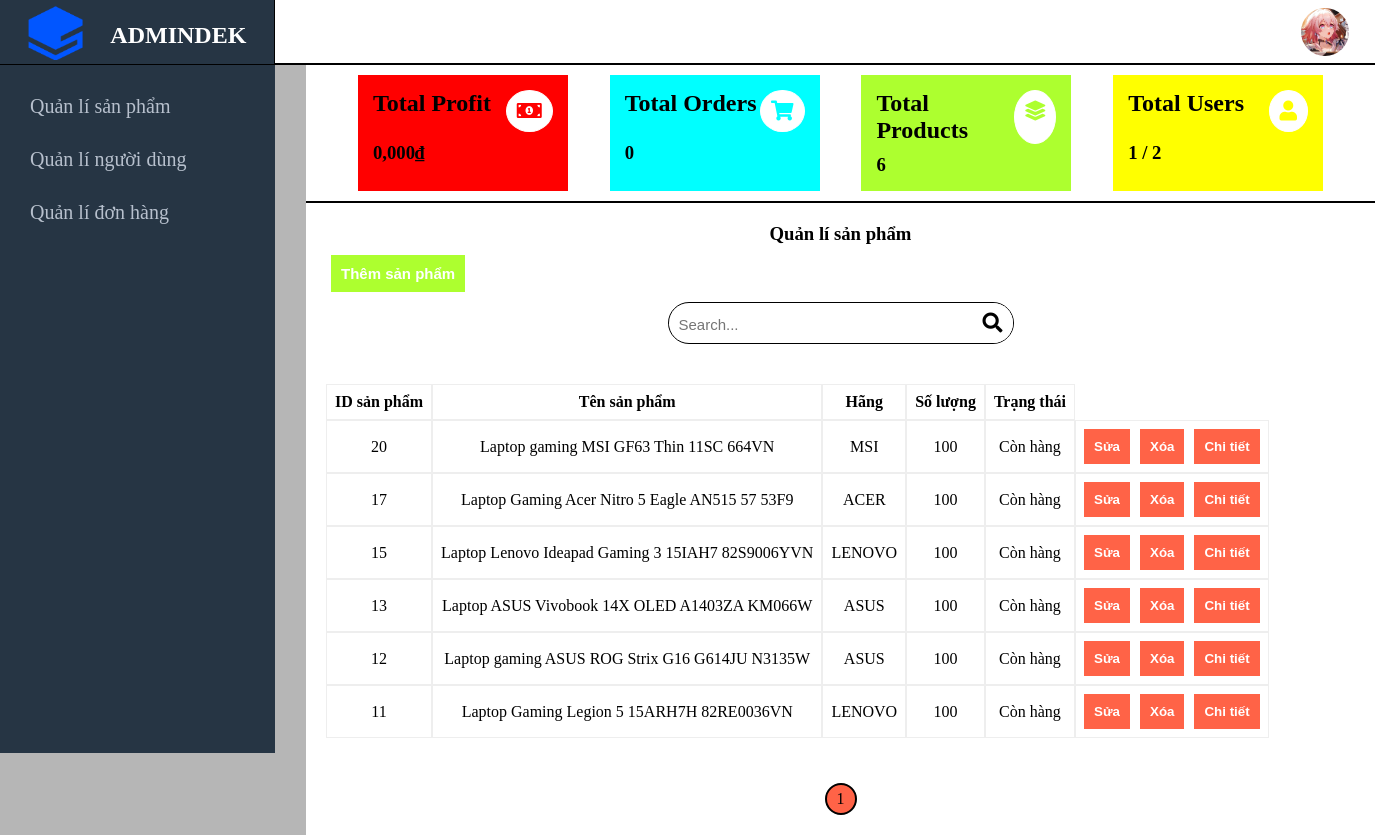
The page /admin.php?type=manager_product (signed in) on the database its author committed.
### tables this page shows
CREATE TABLE `product` (
  `id` int(11) NOT NULL,
  `name` varchar(200) NOT NULL,
  `image` text DEFAULT NULL,
  `quantity` text DEFAULT NULL,
  `price` float(10,3) DEFAULT 0.000,
  `sale_price` float(10,3) DEFAULT 0.000,
  `id_hang` int(11) DEFAULT NULL,
  `category` text NOT NULL,
  `cpu` text DEFAULT NULL,
  `ram` text DEFAULT NULL,
  `o_cung` text DEFAULT NULL,
  `card_do_hoa` text DEFAULT NULL,
  `trong_luong` text DEFAULT NULL,
  `mau_sac` text DEFAULT NULL,
  `kich_thuoc` text DEFAULT NULL,
  `status` tinyint(4) NOT NULL DEFAULT 1
);

CREATE TABLE `hang` (
  `id` int(11) NOT NULL,
  `name` varchar(200) NOT NULL,
  `image` text DEFAULT NULL
);

### manager_product.php (the view, shortened to what this page needs)
<?php
$sql = "SELECT * FROM product";
$result = mysqli_query($conn, $sql);
$total_table = mysqli_num_rows($result);
$limit = 30;
$cr_page = (isset($_GET['page']) ? $_GET['page'] : 1);
$page = ceil($total_table / $limit);
$start = ($cr_page - 1) * $limit;
$result = mysqli_query($conn, "SELECT product.*, hang.name AS 'name_hang' FROM product JOIN hang ON product.id_hang = hang.id ORDER BY product.id DESC LIMIT $start, $limit");
?>
<!DOCTYPE html>
<html lang="vn">
<head>
    <link rel="stylesheet" href="./Css/styles.css">
    <link rel="stylesheet" href="./Css/responsive_home.css">
</head>
<body>
    <div class="manager_product_frame">
        <div class="title_manager_product">
            <h3>Quản lí sản phẩm</h3>
        </div>
        <div class="operation_product">
            <div class="button_add_product">
                <button><a href="admin.php?type=add_product">Thêm sản phẩm</a></button>
            </div>
            <div class="frame_search_product">
                <div class="search_product">
                    <form action="" id="search_box" method="POST" role="form">
                        <input class="search_text" id="search_text" name="searchss" type="text" placeholder="Search...">
                        <button class="search_submit" id="search_submit" type="submit"><i class="fas fa-search"></i></button>
                    </form>
                </div>
            </div>
        </div>
        <div class="manager_product">
            <table>
                <thead>
                    <tr>
                        <th>ID sản phẩm</th>
                        <th>Tên sản phẩm </th>
                        <th>Hãng</th>
                        <th>Số lượng</th>
                        <th>Trạng thái</th>
                    </tr>
                </thead>
                <tbody>
                    <?php foreach ($result as $pro) : ?>
                        <tr>
                            <td style="text-align: center;"><?php echo $pro['id'] ?></td>
                            <td style="text-align: center;"><?php echo $pro['name'] ?></td>
                            <td style="text-align: center;"><?php echo $pro['name_hang'] ?></td>
                            <td style="text-align: center;"><?php echo $pro['quantity'] ?></td>
                            <?php if ($pro['status'] == 1) { ?>
                                <td style="text-align: center;">Còn hàng</td>
                            <?php } else { ?>
                                <td style="text-align: center;">Hết hàng</td>
                            <?php } ?>
                            <td class="button_fdd">
                                <button class="button_fixed"><a href="admin.php?type=fixed_product&id=<?php echo $pro['id'] ?>">Sửa</a></button>
                                <button class="button_delete"><a href="remove_product.php?id=<?php echo $pro['id'] ?>">Xóa</a></button>
                                <button class="button_details"><a href="product_detail.php?id=<?php echo $pro['id'] ?>">Chi tiết</a></button>
                            </td>
                        </tr>
                    <?php endforeach; ?>
                </tbody>
            </table>
            <div class="page_number">
                <div class="number">
                    <ul>
                        <?php for ($i = 1; $i <= $page; $i++) { ?>
                            <li class="number1 <?php echo (($cr_page == $i) ? 'active' : '') ?>"><a href="admin.php?type=manager_product&page=<?php echo $i ?>"><?php echo $i ?></a></li>
                        <?php } ?>
                    </ul>
                </div>
            </div>
        </div>
    </div>
</body>
</html>

### Css/styles.css (style rules this page uses)
* { box-sizing: border-box; margin: 0; padding: 0; }
html body { background-color: #b6b6b6; overflow-y: scroll; flex-grow: 1; }
.fa-search, .fa-shopping-cart { font-size: 20px; }
#search_box { background: white; border-radius: 30px; margin-top: 10px; }
#search_text { padding: 15px 15px; border: none; outline: none; border-radius: 50%; width: 500px; font-size: 15px; }
#search_submit { border: none; padding: 15px; border-radius: 50%; background: white; }
.content_type, .content_laptop, .page_number { display: flex; justify-content: center; align-items: center; }
.page_number { margin-top: 25px; }
.page_number .number ul { display: flex; }
.page_number .number ul li a { text-decoration: none; color: black; font-size: 16px; }
.page_number .number ul li { border: 2px solid black; margin: 10px; border-radius: 30px; list-style: none; padding: 5px 10px; }
.page_number .active { background-color: tomato; }
.manager_product_frame .manager_product table { box-sizing: border-box; border-collapse: separate; border-spacing: 0; padding: 10px; margin-left: 0px; }
.manager_product_frame .manager_product table tr th { border: 2px solid #eeeeee; box-sizing: border-box; border-style: solid; border-width: 1px; padding: 8px; }
.manager_product_frame .manager_product table tr td { border: 2px solid #eeeeee; box-sizing: border-box; border-style: solid; border-width: 1px; padding: 8px; }
.manager_product_frame .manager_product button { padding: 10px; background-color: tomato; border: none; font-weight: 600; cursor: pointer; }
.manager_product_frame .manager_product button a { color: white; text-decoration: none; }
.manager_product_frame .manager_product .button_fdd { display: flex; }
.manager_product_frame .manager_product .button_fixed, .manager_product_frame .manager_product .button_delete { margin-right: 10px; }
.manager_product_frame { background-color: white; padding: 10px; height: 100%; }
.manager_product_frame .title_manager_product h3 { text-align: center; padding: 10px; }
.manager_product_frame .button_add_product button { padding: 10px; margin-left: 15px; margin-right: 15px; background-color: greenyellow; border: none; font-size: 15px; font-weight: 600; }
.manager_product_frame .button_add_product button a { text-decoration: none; color: white; }
.manager_product_frame .operation_product .frame_search_product { display: flex; justify-content: center; align-items: center; }
.manager_product_frame .operation_product { padding-bottom: 30px; }
.manager_product_frame .operation_product #search_box { border: 1px solid black; border-radius: 30px; }
.manager_product_frame .search_product #search_text { padding: 10px 10px; outline: none; width: 300px; font-size: 15px; border: none; border-radius: 50%; }
.manager_product_frame .search_product #search_submit { border: none; padding: 10px 10px; background: white; border-radius: 50%; font-size: 15px; }

### rows shown on the page
product: id "20", name "Laptop gaming MSI GF63 Thin 11SC 664VN", id_hang.name "MSI", quantity "100", status "Còn hàng"
product: id "17", name "Laptop Gaming Acer Nitro 5 Eagle AN515 57 53F9", id_hang.name "ACER", quantity "100", status "Còn hàng"
product: id "15", name "Laptop Lenovo Ideapad Gaming 3 15IAH7 82S9006YVN", id_hang.name "LENOVO", quantity "100", status "Còn hàng"
product: id "13", name "Laptop ASUS Vivobook 14X OLED A1403ZA KM066W", id_hang.name "ASUS", quantity "100", status "Còn hàng"
product: id "12", name "Laptop gaming ASUS ROG Strix G16 G614JU N3135W", id_hang.name "ASUS", quantity "100", status "Còn hàng"
product: id "11", name "Laptop Gaming Legion 5 15ARH7H 82RE0036VN", id_hang.name "LENOVO", quantity "100", status "Còn hàng"

### other values the page prints
$totalRevenue * 1000 "0"
$totalOrders "0"
$totalProducts "6"
$onlineUsers "1"
$totalUsers "2"
